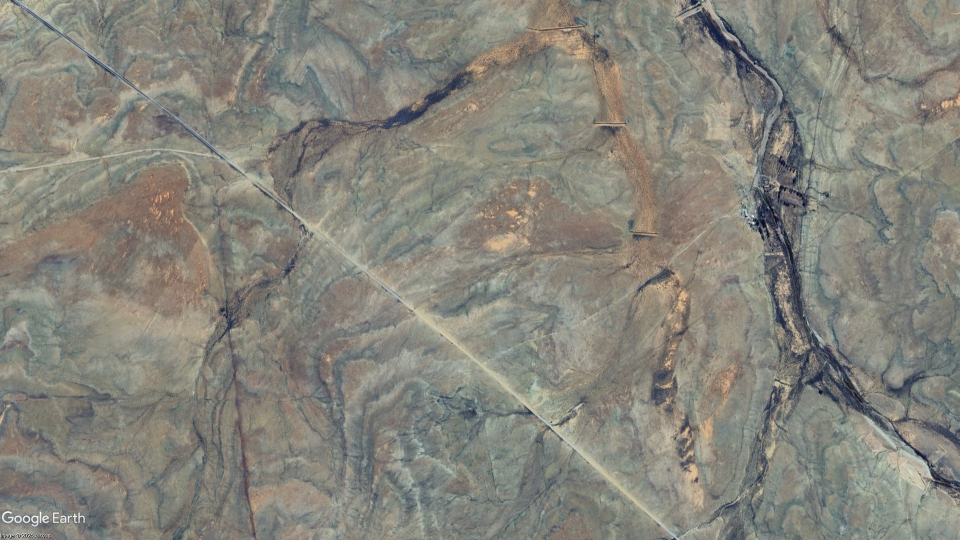
#> input picture GoogleEarth/SET1/1.jpg, 1920 x 1080 px, found by its file name (shown at 1/2 size)
$ python newoptflow.py
#> lines starting #> are read from the running program, lines starting #| are printed output that depends on the picture; long printed decimals are rounded
import numpy as np
import cv2 as cv
import matplotlib.pyplot as plt

# Define the path to images
image_paths = ['./GoogleEarth/SET1/1.jpg', './GoogleEarth/SET1/2.jpg', './GoogleEarth/SET1/3.jpg', './GoogleEarth/SET1/4.jpg']

# Pixel to kilometer ratio
pixel_to_km_ratio = 1144 / 296

# GPS coordinates of the baseline (frame 1)
baseline_gps = (-31.618886, 21.144586)

# Function to calculate GPS change
def pixel_to_gps_change(pixel_change, ratio, baseline_gps):
    km_change = pixel_change * ratio / 1000  # Convert to kilometers
    # Approximate conversion from km to latitude and longitude degrees
    new_lat = baseline_gps[0] + (km_change / 111)  # Latitude degrees
    new_lon = baseline_gps[1] + (km_change / (111 * np.cos(np.deg2rad(baseline_gps[0]))))  # Longitude degrees
    return (new_lat, new_lon)

# Read and process each image
images = [cv.imread(img_path) for img_path in image_paths]
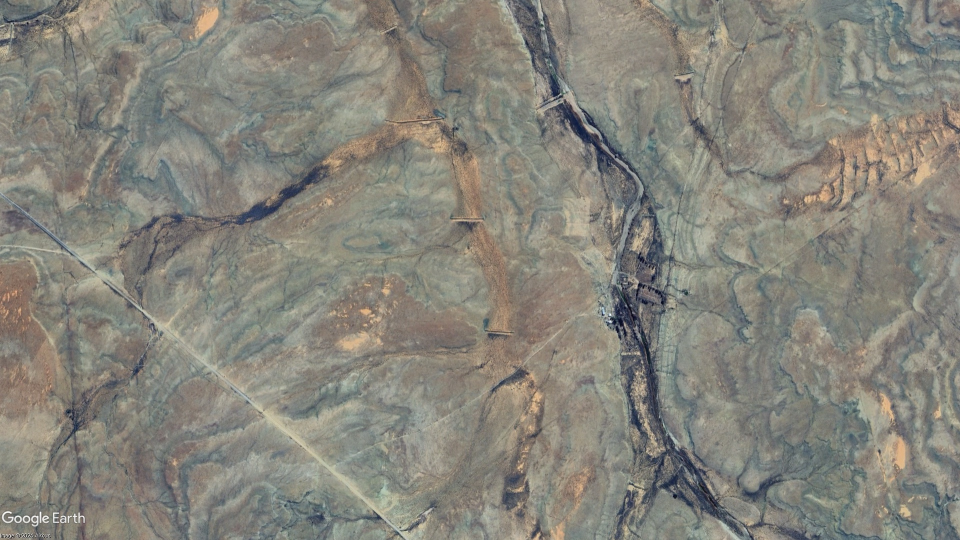
#> input picture GoogleEarth/SET1/2.jpg, 1920 x 1080 px, found by its file name (shown at 1/2 size)
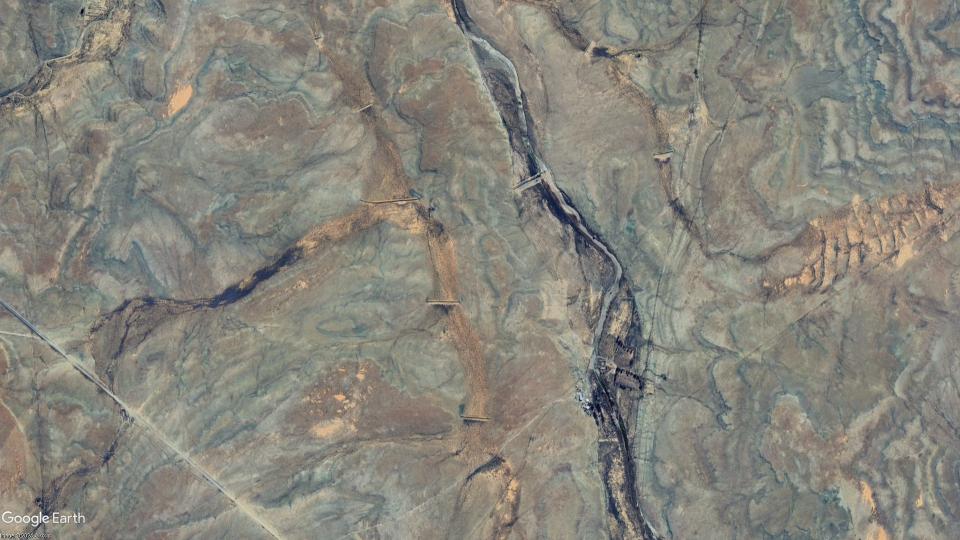
#> input picture GoogleEarth/SET1/3.jpg, 1920 x 1080 px, found by its file name (shown at 1/2 size)
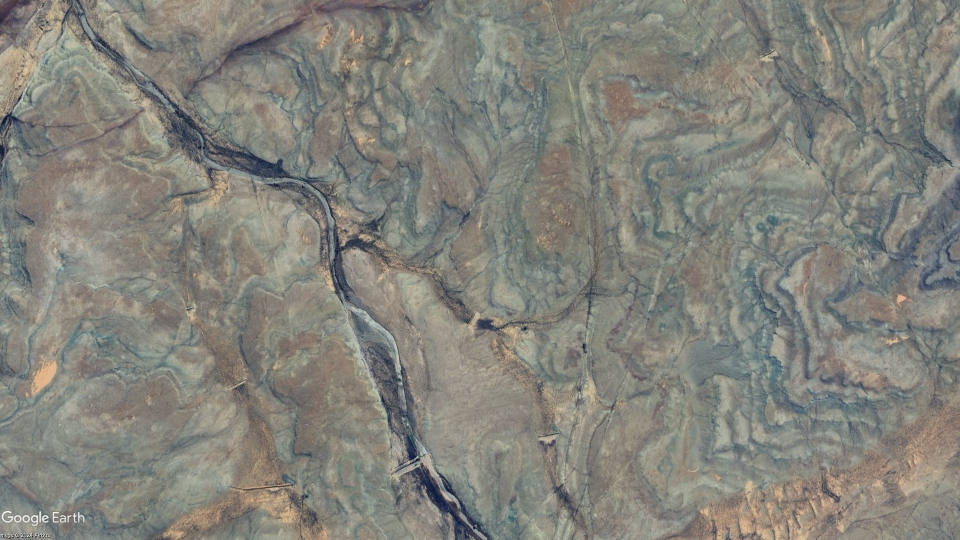
#> input picture GoogleEarth/SET1/4.jpg, 1920 x 1080 px, found by its file name (shown at 1/2 size)
#> images = 4 items

# Convert the first image to grayscale
old_gray = cv.cvtColor(images[0], cv.COLOR_BGR2GRAY)

# Initialize variables for tracking displacement and frame count
total_displacement = 0
displacement_list = []

# Initialize variable for average path of features
average_path = []

# Function to calculate the best match between frames using feature matching
def find_best_match(old_gray, new_gray):
    # Initiate ORB detector
    orb = cv.ORB_create()
    # Find the keypoints and descriptors with ORB
    kp1, des1 = orb.detectAndCompute(old_gray, None)
    kp2, des2 = orb.detectAndCompute(new_gray, None)
    # Create BFMatcher object
    bf = cv.BFMatcher(cv.NORM_HAMMING, crossCheck=True)
    # Match descriptors
    matches = bf.match(des1, des2)
    # Sort them in the order of their distance
    matches = sorted(matches, key=lambda x: x.distance)
    # Extract the matched points
    pts_old = np.float32([kp1[m.queryIdx].pt for m in matches]).reshape(-1, 2)
    pts_new = np.float32([kp2[m.trainIdx].pt for m in matches]).reshape(-1, 2)
    return kp1, kp2, matches, pts_old, pts_new

# Process each pair of images
for i in range(1, len(images)):
    frame_gray = cv.cvtColor(images[i], cv.COLOR_BGR2GRAY)

    # Find the best match points
    kp1, kp2, matches, pts_old, pts_new = find_best_match(old_gray, frame_gray)

    # Calculate displacement
    displacements = np.linalg.norm(pts_new - pts_old, axis=1)
    frame_displacement = np.mean(displacements)  # Average displacement in the current frame
    total_displacement += frame_displacement  # Accumulate total displacement
    displacement_list.append(frame_displacement)  # Store frame displacement

    # Calculate GPS change
    new_gps = pixel_to_gps_change(frame_displacement, pixel_to_km_ratio, baseline_gps)
    baseline_gps = new_gps  # Update the baseline GPS for the next frame

    # Print GPS for current frame
    print(f'GPS for frame {i+1}: {new_gps}')

    # Draw the matches
    img_matches = cv.drawMatches(images[i-1], kp1, images[i], kp2, matches[:10], None, flags=cv.DrawMatchesFlags_NOT_DRAW_SINGLE_POINTS)
    plt.imshow(img_matches)
    plt.show()

    # Update the previous frame
    old_gray = frame_gray.copy()
#> this loop made 3 passes
#> (matches, frame_displacement, total_displacement, km_change in pixel_to_gps_change, new_lat in pixel_to_gps_change, new_lon in pixel_to_gps_change) on passes 1 to 3: (293 matches, 312, 312, 1.21, -31.61, 21.16), (290 matches, 203.5, 515.6, 0.787, -31.6, 21.17), (180 matches, 584.1, 1099.7, 2.26, -31.58, 21.19)
#| GPS for frame 2: (-31.608, 21.157)
#| GPS for frame 3: (-31.601, 21.166)
#| GPS for frame 4: (-31.581, 21.190)
#> pass 1, `frame_gray = cv.cvtColor(images[i], cv.COLOR_BGR2GRAY)`:
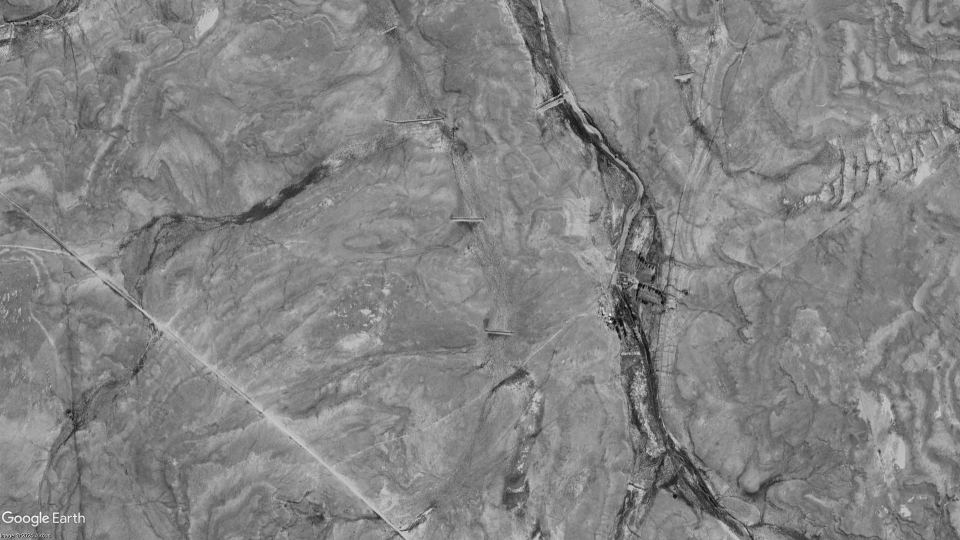
#> frame_gray: shape (1080, 1920) (shown at 1/2 size); min 0, max 255, mean 131.7
#> pass 2, `img_matches = cv.drawMatches(images[i-1], kp1, images[i], kp2, matches..`:
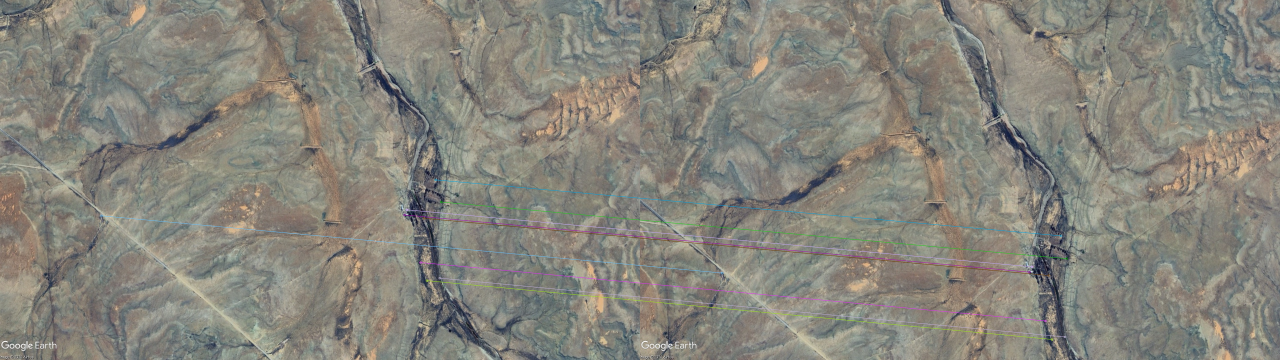
#> img_matches: shape (1080, 3840, 3) (shown at 1/3 size); mean of channels 0, 1, 2 123.6, 132.5, 134.2; drawn as B, G, R
#> after the loop:
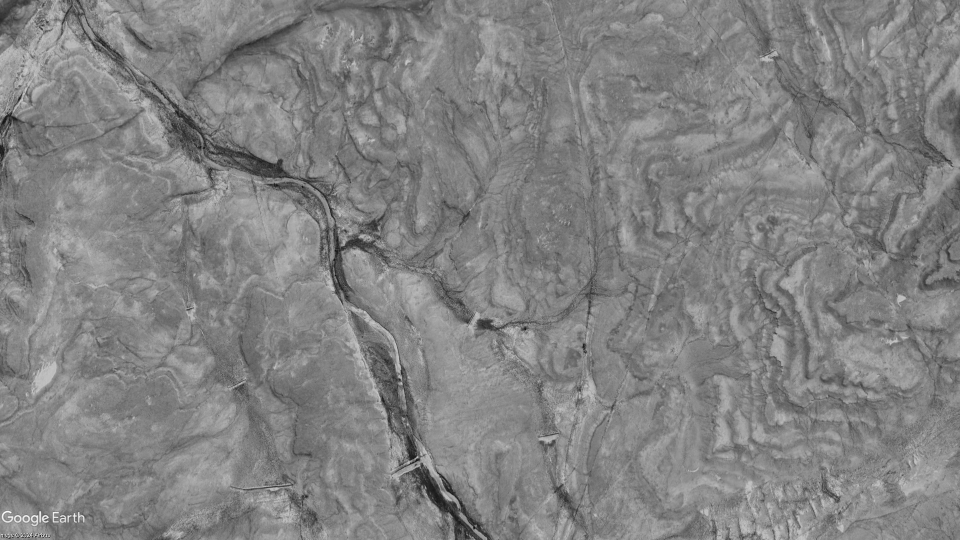
#> old_gray: shape (1080, 1920) (shown at 1/2 size); min 0, max 255, mean 130.1
#> after the loop, displacement_list = [312, 203.5, 584.1]; total_displacement = 1099.7

cv.destroyAllWindows()

# Convert the average path to a numpy array
average_path = np.array(displacement_list)
#> average_path = [312, 203.5, 584.1]

# Function to calculate the forward and reverse paths
def reversepath(path):
    uav_forward_path = [np.array([0, 0])]
    for i in range(1, len(path)):
        movement = path[i-1] - path[i]
        new_position = uav_forward_path[-1] + movement
        uav_forward_path.append(new_position)
#> this loop made 2 passes
#> (movement, new_position) on passes 1 to 2: (108.5, [108.5, 108.5]), (-380.6, [-272.1, -272.1])
#> after the loop, uav_forward_path = [[0, 0], [108.5, 108.5], [-272.1, -272.1]]
    uav_forward_path = np.array(uav_forward_path)
    uav_reverse_path = uav_forward_path[::-1]
#> uav_reverse_path = [[-272.1, -272.1], [108.5, 108.5], [0, 0]]
    return uav_forward_path, uav_reverse_path

# Get the forward and reverse paths for the UAV
frwd_path, newbackpath = reversepath(average_path)
#> frwd_path = [[0, 0], [108.5, 108.5], [-272.1, -272.1]]; newbackpath = [[-272.1, -272.1], [108.5, 108.5], [0, 0]]

# Plot the paths
plt.figure(figsize=(15, 5))

# Plot the displacements
plt.subplot(1, 1, 1)
plt.plot(range(1, len(displacement_list)+1), displacement_list, 'g-', label='Displacement')
plt.scatter(range(1, len(displacement_list)+1), displacement_list, c='b', s=10)
plt.title('Frame Displacements')
plt.xlabel('Frame Number')
plt.ylabel('Displacement (pixels)')
plt.legend()
plt.grid()

plt.tight_layout()
plt.show()
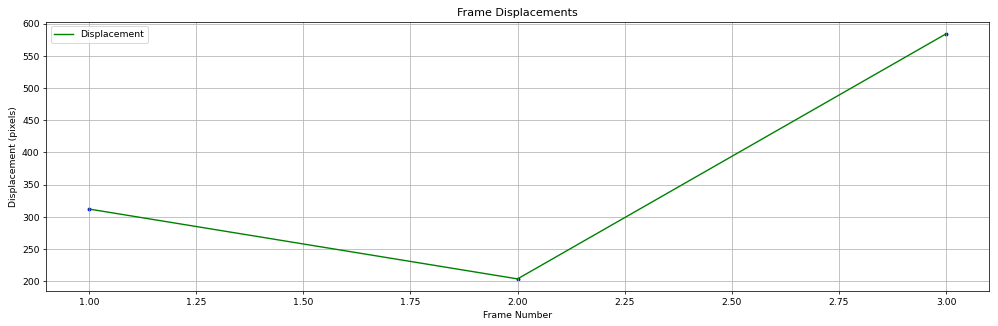
#> figure drawn by matplotlib, 1 panel
